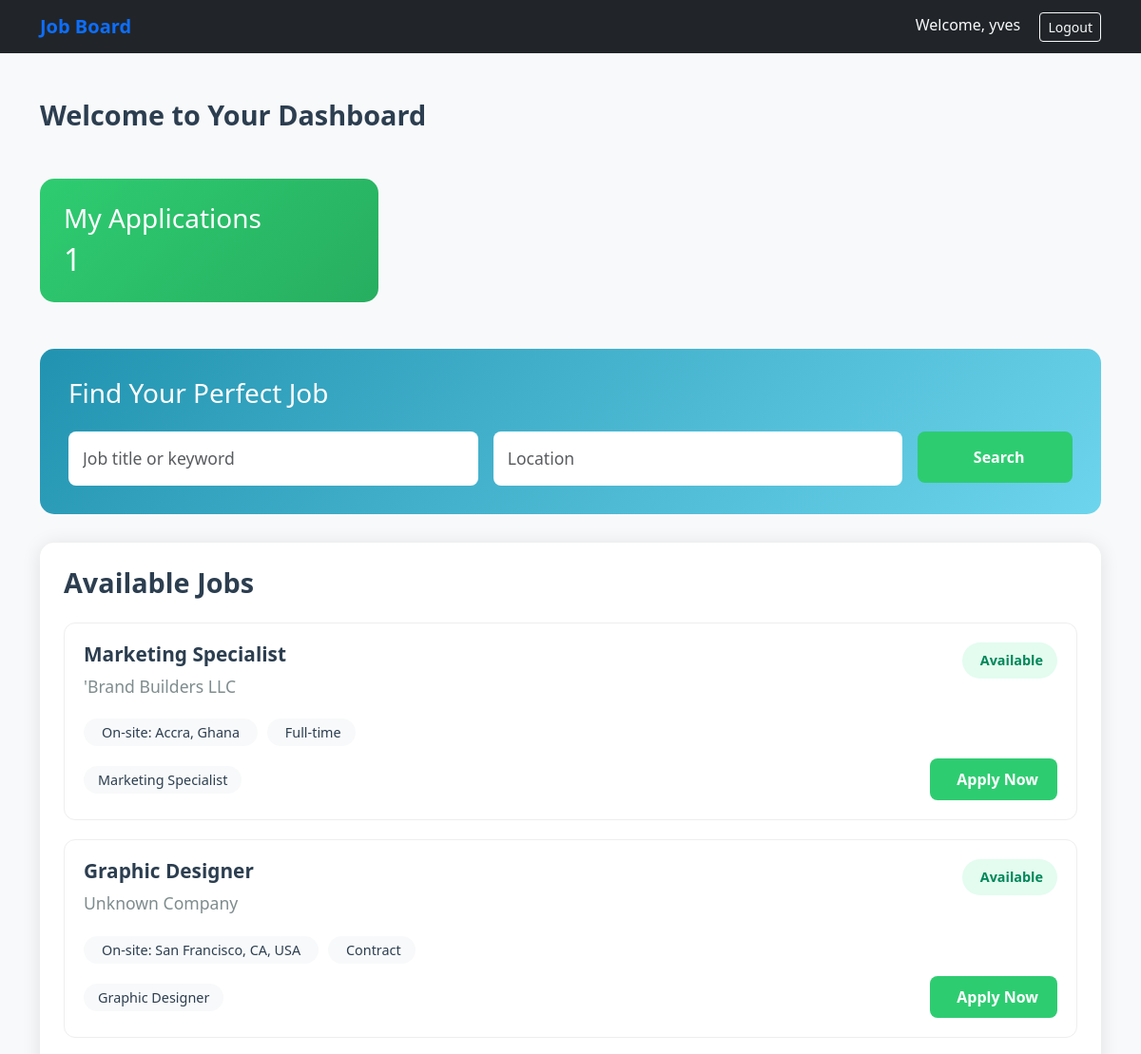
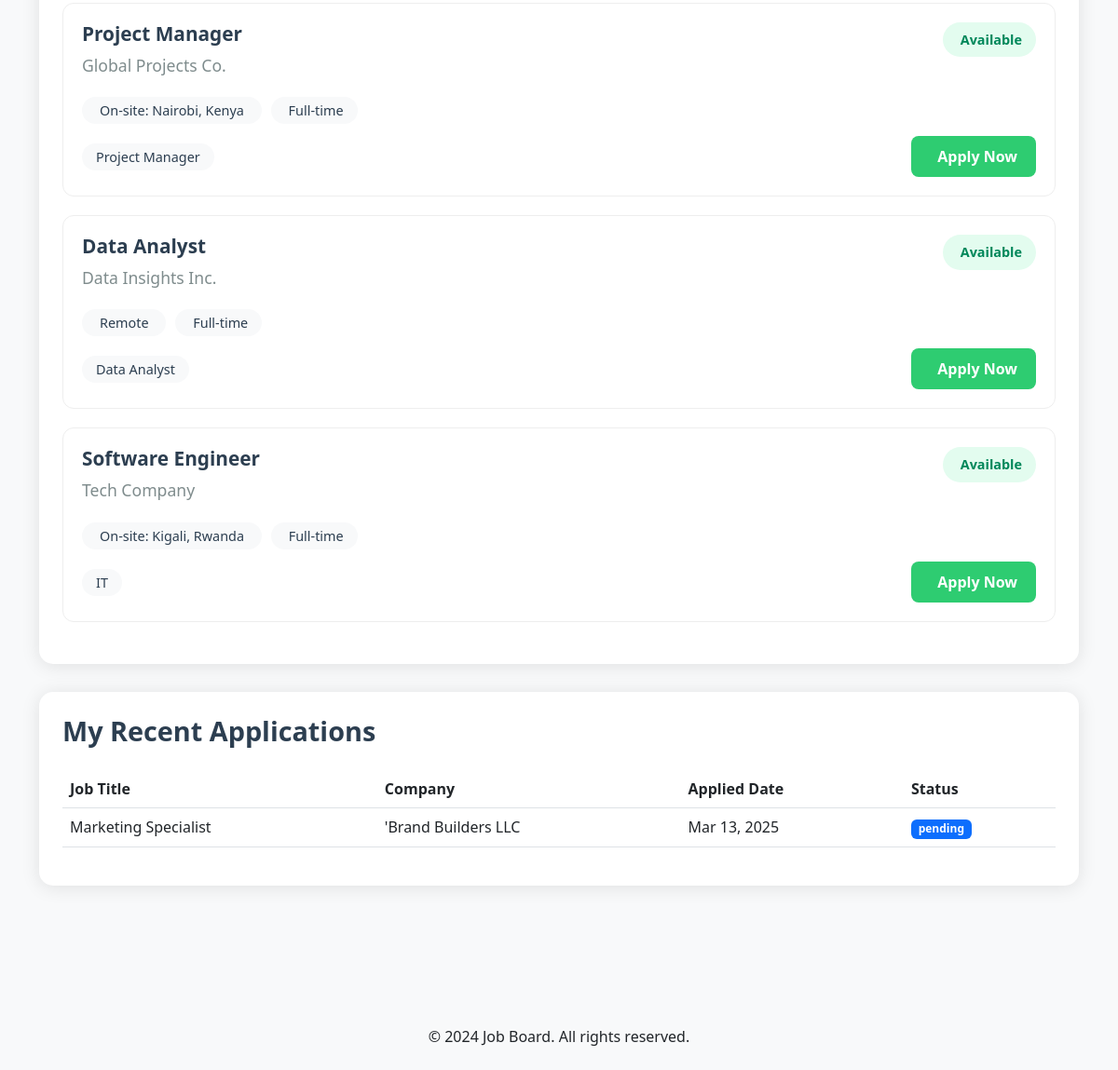
Page /user-dashboard/ (signed in) on the committed database (2 pictures, top to bottom).
### jobs/models.py (models this page shows, shortened)
class Job(models.Model):
    LOCATION_CHOICES = [
        ('Remote', 'Remote - Work from anywhere'),
        ('On-site: New York, NY, USA', 'On-site: New York, NY, USA'),
        ('On-site: San Francisco, CA, USA', 'On-site: San Francisco, CA, USA'),
        ('On-site: Austin, TX, USA', 'On-site: Austin, TX, USA'),
        ('On-site: Chicago, IL, USA', 'On-site: Chicago, IL, USA'),
        ('Hybrid: San Francisco, CA, USA', 'Hybrid: San Francisco, CA, USA'),
        ('Hybrid: New York, NY, USA', 'Hybrid: New York, NY, USA'),
        ('On-site: Kigali, Rwanda', 'On-site: Kigali, Rwanda'),
        ('On-site: Nairobi, Kenya', 'On-site: Nairobi, Kenya'),
        ('On-site: Lagos, Nigeria', 'On-site: Lagos, Nigeria'),
        ('On-site: Accra, Ghana', 'On-site: Accra, Ghana'),
        ('Hybrid: Kigali, Rwanda', 'Hybrid: Kigali, Rwanda'),
        ('Hybrid: Nairobi, Kenya', 'Hybrid: Nairobi, Kenya'),
    ]
    title = models.CharField(max_length=200)
    description = models.TextField()
    company_name = models.CharField(max_length=200, default='Unknown Company')  # Set a default value
    location = models.CharField(max_length=100, choices=LOCATION_CHOICES, default='Remote')  # Set a default value
    employment_type = models.CharField(max_length=50, default='Full-time')  # Set a default value
    salary_range = models.CharField(max_length=100, blank=True)  # Optional
    application_deadline = models.DateField(default=datetime.date.today)  # Set a default value
    category = models.ForeignKey(Category, on_delete=models.CASCADE)
    created_at = models.DateTimeField(auto_now_add=True)
    is_available = models.BooleanField(default=True)  # Indicates if the job is still open for applications

class Category(models.Model):
    name = models.CharField(max_length=100)

class Application(models.Model):
    user = models.ForeignKey(User, on_delete=models.CASCADE)
    job = models.ForeignKey(Job, on_delete=models.CASCADE)
    first_name = models.CharField(max_length=100, null=True, blank=True)  # Made optional
    last_name = models.CharField(max_length=100, null=True, blank=True)   # Made optional
    email = models.EmailField(null=True, blank=True)                      # Made optional
    phone = models.CharField(max_length=20, null=True, blank=True)        # Made optional
    experience = models.CharField(max_length=20, null=True, blank=True)   # Made optional
    current_position = models.CharField(max_length=100, blank=True, null=True)
    expected_salary = models.DecimalField(max_digits=10, decimal_places=2, blank=True, null=True)
    resume = models.FileField(
        upload_to='resumes/',
        validators=[FileExtensionValidator(allowed_extensions=['pdf', 'doc', 'docx'])],
        null=True,
        blank=True
    )
    cover_letter = models.TextField(blank=True, null=True)
    linkedin_url = models.URLField(blank=True, null=True)
    portfolio_url = models.URLField(blank=True, null=True)
    status = models.CharField(
        max_length=20,
        choices=[
            ('pending', 'Pending'),
            ('reviewing', 'Reviewing'),
            ('accepted', 'Accepted'),
            ('rejected', 'Rejected')
        ],
        default='pending'
    )
    applied_at = models.DateTimeField(auto_now_add=True)
    updated_at = models.DateTimeField(auto_now=True)
    class Meta:
        ordering = ['-applied_at']

### jobs/views.py (the view)
# urls.py: path('user-dashboard/', views.user_dashboard, name='user_dashboard'),
@login_required
def user_dashboard(request):
    jobs = Job.objects.filter(is_available=True).order_by('-created_at')
    applications = []
    if request.user.is_authenticated:
        applications = Application.objects.filter(user=request.user).order_by('-applied_at')
    categories = Category.objects.all()
    context = {
        'jobs': jobs,
        'applications': applications,
        'categories': categories,
    }
    return render(request, 'jobs/dashboard/user_dashboard.html', context)

### templates/jobs/dashboard/user_dashboard.html (shortened to what this page needs)
{% extends 'jobs/base.html' %}
{% block content %}
<div class="container py-4">
    <div class="row mb-4">
        <div class="col-12">
            <h1 class="section-title">Welcome to Your Dashboard</h1>
        </div>
    </div>
    <div class="row mb-4">
        <div class="col-md-4">
            <div class="stats-card">
                <h3>My Applications</h3>
                <h2 class="mb-0">{{ applications|length }}</h2>
            </div>
        </div>
    </div>
    <div class="search-box">
        <h3 class="text-white mb-4">Find Your Perfect Job</h3>
        <form method="GET" action="{% url 'search-jobs' %}" class="row g-3">
            <div class="col-md-5">
                <input type="text" class="form-control form-control-lg" name="q" placeholder="Job title or keyword">
            </div>
            <div class="col-md-5">
                <input type="text" class="form-control form-control-lg" name="location" placeholder="Location">
            </div>
            <div class="col-md-2">
                <button type="submit" class="btn search-btn w-100">
                    Search
                </button>
            </div>
        </form>
    </div>
    <div class="dashboard-card">
        <h3 class="section-title">Available Jobs</h3>
        <div class="row">
            {% for job in jobs %}
            <div class="col-12">
                <div class="job-card">
                    <div class="d-flex justify-content-between align-items-start">
                        <div>
                            <h4 class="job-title">{{ job.title }}</h4>
                            <p class="job-company mb-2">{{ job.company_name }}</p>
                        </div>
                        <span class="status-badge status-available">
                            Available
                        </span>
                    </div>
                    <div class="job-details">
                        <span class="job-tag">
                            {{ job.location }}
                        </span>
                        <span class="job-tag">
                            {{ job.employment_type }}
                        </span>
                    </div>
                    <div class="d-flex justify-content-between align-items-center mt-3">
                        <div class="job-tags">
                            {% if job.category %}
                            <span class="job-tag">{{ job.category.name }}</span>
                            {% endif %}
                        </div>
                        <a href="{% url 'apply_job' job.id %}" class="btn apply-btn">
                            Apply Now
                        </a>
                    </div>
                </div>
            </div>
            {% empty %}
            <div class="col-12">
                <div class="alert alert-info">
                    No jobs available at the moment. Please check back later!
                </div>
            </div>
            {% endfor %}
        </div>
    </div>
    <div class="dashboard-card">
        <h3 class="section-title">My Recent Applications</h3>
        {% if applications %}
            <div class="table-responsive">
                <table class="table">
                    <thead>
                        <tr>
                            <th>Job Title</th>
                            <th>Company</th>
                            <th>Applied Date</th>
                            <th>Status</th>
                        </tr>
                    </thead>
                    <tbody>
                        {% for application in applications %}
                        <tr>
                            <td>{{ application.job.title }}</td>
                            <td>{{ application.job.company_name }}</td>
                            <td>{{ application.applied_at|date:"M d, Y" }}</td>
                            <td>
                                <span class="badge bg-primary">{{ application.status }}</span>
                            </td>
                        </tr>
                        {% endfor %}
                    </tbody>
                </table>
            </div>
        {% else %}
            <p class="text-muted">You haven't applied to any jobs yet.</p>
        {% endif %}
    </div>
</div>
{% endblock %}

### templates/jobs/base.html (shortened to what this page needs)
<!DOCTYPE html>
<html lang="en">
<head>
    <link href="https://cdn.jsdelivr.net/npm/bootstrap@5.3.0/dist/css/bootstrap.min.css" rel="stylesheet">
</head>
<body>
    <nav class="navbar navbar-expand-lg navbar-dark bg-dark">
        <div class="container">
            <a class="navbar-brand" href="{% url 'home' %}">Job Board</a>
            {% if user.is_authenticated %}
                <div class="ms-auto">
                    <span class="navbar-text text-light me-3">Welcome, {{ user.username }}</span>
                    <a href="{% url 'logout' %}" class="btn btn-outline-light btn-sm">Logout</a>
                </div>
            {% endif %}
        </div>
    </nav>
    <main class="py-4">
        {% block content %}{% endblock %}
    </main>
    <footer class="bg-light py-4 mt-5">
        <div class="container text-center">
            <p class="mb-0">&copy; 2024 Job Board. All rights reserved.</p>
        </div>
    </footer>
</body>
</html>

### templates/jobs/base.html (style rules this page uses)
body { background-color: #f8f9fa; }
.navbar-brand { font-weight: bold; color: #0d6efd !important; }
.job-card { border: 1px solid #ddd; border-radius: 8px; margin-bottom: 20px; transition: transform 0.2s; }

### templates/jobs/dashboard/user_dashboard.html (style rules this page uses)
.dashboard-card { background: white; border-radius: 15px; box-shadow: 0 2px 20px rgba(0,0,0,0.1); padding: 25px; margin-bottom: 30px; }
.stats-card { background: linear-gradient(135deg, #2ecc71, #27ae60); color: white; border-radius: 15px; padding: 25px; margin-bottom: 25px; transition: transform 0.3s ease; }
.search-box { background: linear-gradient(135deg, #2193b0, #6dd5ed); padding: 30px; border-radius: 15px; margin-bottom: 30px; }
.search-box input { border: none; padding: 15px; border-radius: 8px; font-size: 1.1rem; }
.search-btn { background: #2ecc71; color: white; border: none; padding: 15px; border-radius: 8px; font-weight: 600; transition: all 0.3s ease; }
.job-card { border: 1px solid #eee; border-radius: 12px; padding: 20px; margin-bottom: 20px; transition: all 0.3s ease; background: white; }
.status-badge { padding: 8px 15px; border-radius: 20px; font-size: 0.9rem; font-weight: 600; }
.status-available { background: #e3fcef; color: #00875a; }
.apply-btn { background: #2ecc71; color: white; border: none; padding: 10px 20px; border-radius: 8px; font-weight: 600; transition: all 0.3s ease; }
.section-title { font-size: 1.8rem; font-weight: 600; margin-bottom: 25px; color: #2c3e50; }
.job-title { color: #2c3e50; font-size: 1.3rem; font-weight: 600; }
.job-company { color: #7f8c8d; font-size: 1.1rem; }
.job-details { margin: 15px 0; color: #34495e; }
.job-tag { background: #f8f9fa; padding: 5px 15px; border-radius: 15px; margin-right: 10px; color: #2c3e50; font-size: 0.9rem; }

### rows in the picture
Job: title "Marketing Specialist", company_name "'Brand Builders LLC", location "On-site: Accra, Ghana", employment_type "Full-time", category.name "Marketing Specialist"
Job: title "Graphic Designer", company_name "Unknown Company", location "On-site: San Francisco, CA, USA", employment_type "Contract", category.name "Graphic Designer"
Job: title "Project Manager", company_name "Global Projects Co.", location "On-site: Nairobi, Kenya", employment_type "Full-time", category.name "Project Manager"
Job: title "Data Analyst", company_name "Data Insights Inc.", location "Remote", employment_type "Full-time", category.name "Data Analyst"
Job: title "Software Engineer", company_name "Tech Company", location "On-site: Kigali, Rwanda", employment_type "Full-time", category.name "IT"
Application: job "Marketing Specialist", job.company_name "'Brand Builders LLC", applied_at "Mar 13, 2025", status "pending"

### other values in the picture
{{ user.username }} "yves"
{{ applications|length }} "1"
